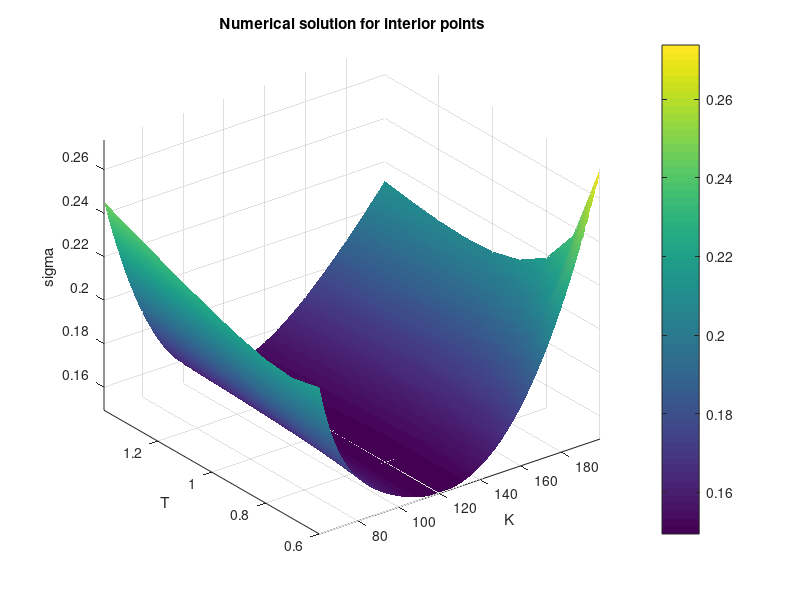
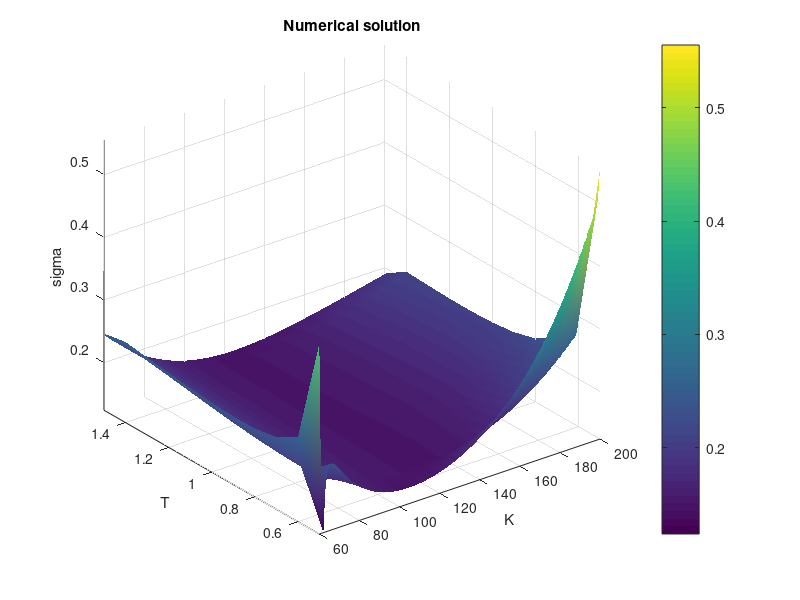
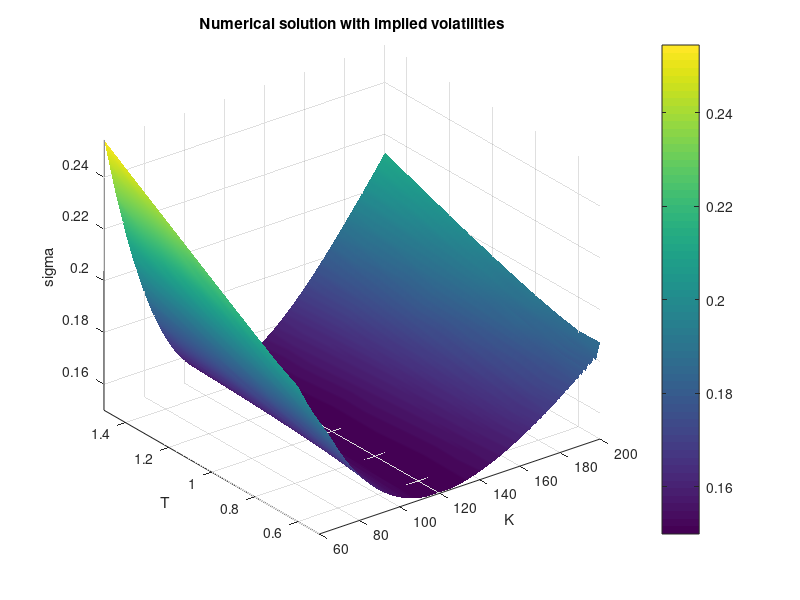
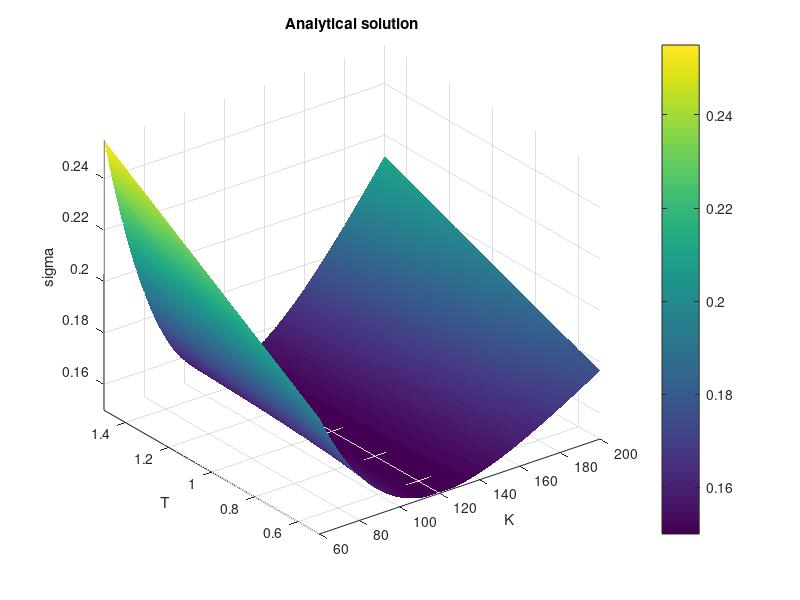

Recreate these plots in MATLAB, in order.
clc 
clear 
close all
 
load('LocVol.mat'); 
 
%% Numerical solution for interior points
Tint = T(2:length(T)-1); 
Kint = K(2:length(K)-1); 
for i=2:size(C,1)-1
   for j=2:size(C,2)-1
           dCdTint(i-1,j-1) = (C(i+1,j)-C(i-1,j))/(T(i+1)-T(i-1)); 
           dCdKint(i-1,j-1) = (C(i,j+1)-C(i,j-1))/(K(j+1)-K(j-1)); 
   end 
end 
 
deltaK = 1; 
for i=2:size(C,1)-1 
   for j=2:size(C,2)-1
           dCdK2int(i-1,j-1) = (C(i,j+1)-2*C(i,j)+C(i,j-1))/(deltaK)^2; 
   end 
end 
 
for i=1:size(dCdKint,1)
   for j=1:size(dCdKint,2)
      SigmaNumInt(i,j) = sqrt(2*(dCdTint(i,j)+(r-0)*Kint(j)*dCdKint(i,j)+0*C(i,j))/(Kint(j)*Kint(j)*dCdK2int(i,j))); 
   end 
end 
 
 
figure(1) 
[XnumInt,YnumInt]=meshgrid(Kint,Tint);
surf(XnumInt,YnumInt,SigmaNumInt);
xlabel("K")
ylabel("T")
zlabel("sigma")
title("Numerical solution for interior points")
%axis([60 200 0.5 1.5 0.1 0.3]);
axis tight
shading interp
colorbar

%% Numerical solution
%NEED TO ADD SQRT WHEN CALCULATING SIGMANUM. IT IS NOT ADDED BECAUSE A
%COUPLE OF POINTS ARE NEGATIVE, SO THE SQUARE ROOT GIVES AN ERROR. HOWEVER,
%IT WORKS USING ONLY INTERIOR POINTS
for i=1:size(C,1) 
   for j=1:size(C,2) 
       if i==1 && j==1 
           dCdT(i,j) = (C(i+1,j)-C(i,j))/(T(i+1)-T(i)); 
           dCdK(i,j) = (C(i,j+1)-C(i,j))/(K(j+1)-K(j)); 
       elseif i==1 && j<size(C,2) && j>1 
           dCdT(i,j) = (C(i+1,j)-C(i,j))/(T(i+1)-T(i)); 
           dCdK(i,j) = (C(i,j+1)-C(i,j-1))/(K(j+1)-K(j-1)); 
       elseif i==1 && j==size(C,2) 
           dCdT(i,j) = (C(i+1,j)-C(i,j))/(T(i+1)-T(i)); 
           dCdK(i,j) = (C(i,j)-C(i,j-1))/(K(j)-K(j-1)); 
       elseif i>1 && i<size(C,1) && j==1 
           dCdT(i,j) = (C(i+1,j)-C(i-1,j))/(T(i+1)-T(i-1)); 
           dCdK(i,j) = (C(i,j+1)-C(i,j))/(K(j+1)-K(j)); 
       elseif i>1 && i<size(C,1) && j==size(C,2) 
           dCdT(i,j) = (C(i+1,j)-C(i-1,j))/(T(i+1)-T(i-1)); 
           dCdK(i,j) = (C(i,j)-C(i,j-1))/(K(j)-K(j-1)); 
       elseif i==size(C,1) && j==1 
           dCdT(i,j) = (C(i,j)-C(i-1,j))/(T(i)-T(i-1)); 
           dCdK(i,j) = (C(i,j+1)-C(i,j))/(K(j+1)-K(j)); 
       elseif i==size(C,1) && j>1 && j<size(C,2) 
           dCdT(i,j) = (C(i,j)-C(i-1,j))/(T(i)-T(i-1)); 
           dCdK(i,j) = (C(i,j+1)-C(i,j-1))/(K(j+1)-K(j-1)); 
       elseif i==size(C,1) && j==size(C,2) 
           dCdT(i,j) = (C(i,j)-C(i-1,j))/(T(i)-T(i-1)); 
           dCdK(i,j) = (C(i,j)-C(i,j-1))/(K(j)-K(j-1)); 
       else 
           dCdT(i,j) = (C(i+1,j)-C(i-1,j))/(T(i+1)-T(i-1)); 
           dCdK(i,j) = (C(i,j+1)-C(i,j-1))/(K(j+1)-K(j-1)); 
       end 
   end 
end 
 
deltaK = 1; 
for i=1:size(C,1) 
   for j=1:size(C,2) 
       if j==1 
           dCdK2(i,j) = (2*C(i,j)-5*C(i,j+1)+4*C(i,j+2)-C(i,j+3))/((deltaK)^2); 
       elseif j==size(C,2) 
           dCdK2(i,j) = (2*C(i,j)-5*C(i,j-1)+4*C(i,j-2)-C(i,j-3))/((deltaK)^2); 
       else 
           dCdK2(i,j) = (C(i,j+1)-2*C(i,j)+C(i,j-1))/((deltaK)^2); 
       end 
   end 
end 
 
for i=1:size(dCdK,1) 
   for j=1:size(dCdK,2) 
      SigmaNum(i,j) = sqrt(abs(2*(dCdT(i,j)+(r-0)*K(j)*dCdK(i,j)+0*C(i,j))/(K(j)*K(j)*dCdK2(i,j)))); 
   end 
end
 
figure(2) 
[Xnum1,Ynum1]=meshgrid(K,T);
surf(Xnum1,Ynum1,SigmaNum);
xlabel("K")
ylabel("T")
zlabel("sigma")
title("Numerical solution")
%axis([60 200 0.5 1.5 0.1 0.3]);
axis tight
shading interp
colorbar


%% Numerical solution with implied volatilities
for i=1:size(C,1)
    for j=1:size(C,2)
        Timp = T(i);
        t = 0;
        
        myfun = @(sigmaImp,Cimp,Kimp,S0) normcdf(1/(sigmaImp*sqrt((Timp-t)))*(log(S0/Kimp)+(r-0+0.5*sigmaImp*sigmaImp)*(Timp-t)))*S0*exp(-0*(Timp-t))-normcdf(1/(sigmaImp*sqrt((Timp-t)))*(log(S0/Kimp)+(r-0-0.5*sigmaImp*sigmaImp)*(Timp-t)))*Kimp*exp(-r*(Timp-t))-Cimp;
        Kimp = K(j);
        Cimp = C(i,j);

        fun = @(sigmaImp) myfun(sigmaImp,Cimp,Kimp,S0);

        sigmaImp(i,j) = fzero(fun,0);
        d1(i,j) = 1/(sigmaImp(i,j)*sqrt(Timp))*(log(S0/Kimp)+(r-0+0.5*sigmaImp(i,j)*sigmaImp(i,j))*Timp);
        d2(i,j) = 1/(sigmaImp(i,j)*sqrt(Timp))*(log(S0/Kimp)+(r-0-0.5*sigmaImp(i,j)*sigmaImp(i,j))*Timp);
    end
end

for i=1:size(sigmaImp,1) 
   for j=1:size(sigmaImp,2) 
       if i==1 && j==1 
           dsdT(i,j) = (sigmaImp(i+1,j)-sigmaImp(i,j))/(T(i+1)-T(i)); 
           dsdK(i,j) = (sigmaImp(i,j+1)-sigmaImp(i,j))/(K(j+1)-K(j)); 
       elseif i==1 && j<size(sigmaImp,2) && j>1 
           dsdT(i,j) = (sigmaImp(i+1,j)-sigmaImp(i,j))/(T(i+1)-T(i)); 
           dsdK(i,j) = (sigmaImp(i,j+1)-sigmaImp(i,j-1))/(K(j+1)-K(j-1)); 
       elseif i==1 && j==size(sigmaImp,2) 
           dsdT(i,j) = (sigmaImp(i+1,j)-sigmaImp(i,j))/(T(i+1)-T(i)); 
           dsdK(i,j) = (sigmaImp(i,j)-sigmaImp(i,j-1))/(K(j)-K(j-1)); 
       elseif i>1 && i<size(sigmaImp,1) && j==1 
           dsdT(i,j) = (sigmaImp(i+1,j)-sigmaImp(i-1,j))/(T(i+1)-T(i-1)); 
           dsdK(i,j) = (sigmaImp(i,j+1)-sigmaImp(i,j))/(K(j+1)-K(j)); 
       elseif i>1 && i<size(sigmaImp,1) && j==size(sigmaImp,2) 
           dsdT(i,j) = (sigmaImp(i+1,j)-sigmaImp(i-1,j))/(T(i+1)-T(i-1)); 
           dsdK(i,j) = (sigmaImp(i,j)-sigmaImp(i,j-1))/(K(j)-K(j-1)); 
       elseif i==size(sigmaImp,1) && j==1 
           dsdT(i,j) = (sigmaImp(i,j)-sigmaImp(i-1,j))/(T(i)-T(i-1)); 
           dsdK(i,j) = (sigmaImp(i,j+1)-sigmaImp(i,j))/(K(j+1)-K(j)); 
       elseif i==size(sigmaImp,1) && j>1 && j<size(sigmaImp,2) 
           dsdT(i,j) = (sigmaImp(i,j)-sigmaImp(i-1,j))/(T(i)-T(i-1)); 
           dsdK(i,j) = (sigmaImp(i,j+1)-sigmaImp(i,j-1))/(K(j+1)-K(j-1)); 
       elseif i==size(sigmaImp,1) && j==size(sigmaImp,2) 
           dsdT(i,j) = (sigmaImp(i,j)-sigmaImp(i-1,j))/(T(i)-T(i-1)); 
           dsdK(i,j) = (sigmaImp(i,j)-sigmaImp(i,j-1))/(K(j)-K(j-1)); 
       else 
           dsdT(i,j) = (sigmaImp(i+1,j)-sigmaImp(i-1,j))/(T(i+1)-T(i-1)); 
           dsdK(i,j) = (sigmaImp(i,j+1)-sigmaImp(i,j-1))/(K(j+1)-K(j-1)); 
       end 
   end 
end 
 
deltaK = 1; 
for i=1:size(sigmaImp,1) 
   for j=1:size(sigmaImp,2) 
       if j==1 
           dsdK2(i,j) = (2*sigmaImp(i,j)-5*sigmaImp(i,j+1)+4*sigmaImp(i,j+2)-sigmaImp(i,j+3))/(deltaK)^2; 
       elseif j==size(C,2) 
           dsdK2(i,j) = (2*sigmaImp(i,j)-5*sigmaImp(i,j-1)+4*sigmaImp(i,j-2)-sigmaImp(i,j-3))/(deltaK)^2; 
       else 
           dsdK2(i,j) = (sigmaImp(i,j+1)-2*sigmaImp(i,j)+sigmaImp(i,j-1))/(deltaK)^2; 
       end 
   end 
end

for i=1:size(dsdK,1)
   for j=1:size(dsdK,2) 
      SigmaNumImp(i,j) = sqrt((sigmaImp(i,j)^2+2*sigmaImp(i,j)*T(i)*(dsdT(i,j)+r*K(j)*dsdK(i,j)))/(1+2*d1(i,j)*K(j)*sqrt(T(i))*dsdK(i,j)+K(j)*K(j)*T(i)*(d1(i,j)*d2(i,j)*dsdK(i,j)*dsdK(i,j)+sigmaImp(i,j)*dsdK2(i,j))));
   end 
end 
 
 
figure(3) 
[Xnum2,Ynum2]=meshgrid(K,T); 
surf(Xnum2,Ynum2,SigmaNumImp);
xlabel("K")
ylabel("T")
zlabel("sigma")
title("Numerical solution with implied volatilities")
axis([60 200 0.5 1.5 0.1 0.3]);
axis tight
shading interp
colorbar
 
%% Analitical solution 
figure(4)
[X,Y]=meshgrid(K,T); 
SigmaAnalyt = 0.15+0.15*(0.5+2.*Y).*((X./100-1.2).^2)./(((X.^2)./(100.^2))+1.44); 
surf(X,Y,SigmaAnalyt);
xlabel("K")
ylabel("T")
zlabel("sigma")
title("Analytical solution")
axis([60 200 0.5 1.5 0.1 0.3]);
axis tight
shading interp
colorbar
